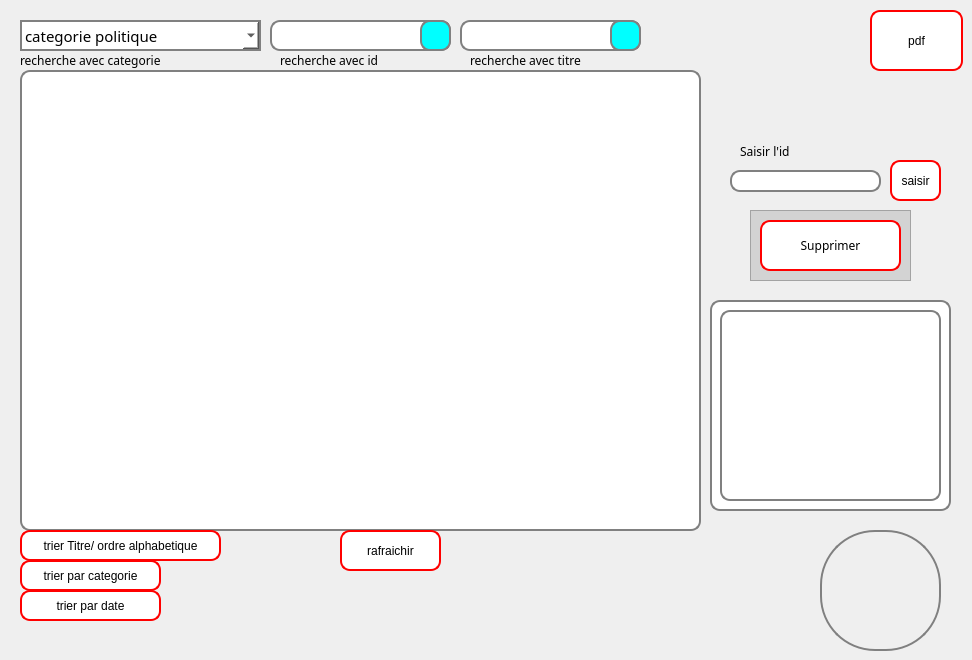
     <widget class="QWidget" name="tab_7">
      <attribute name="title">
       <string>affichage</string>
      </attribute>
      <widget class="QComboBox" name="categoriechercher">
       <property name="geometry">
        <rect>
         <x>20</x>
         <y>20</y>
         <width>241</width>
         <height>31</height>
        </rect>
       </property>
       <property name="font">
        <font>
         <family>Arial Rounded MT Bold</family>
         <pointsize>11</pointsize>
         <weight>50</weight>
         <italic>false</italic>
         <bold>false</bold>
        </font>
       </property>
       <property name="styleSheet">
        <string notr="true">font: 11pt &quot;Arial Rounded MT Bold&quot;;
background-color: rgb(255, 255, 255);
border-radius: 0px;
border: 2px solid gray;</string>
       </property>
       <item>
        <property name="text">
         <string>categorie politique</string>
        </property>
       </item>
       <item>
        <property name="text">
         <string>categorie sport</string>
        </property>
       </item>
       <item>
        <property name="text">
         <string>categorie meteo</string>
        </property>
       </item>
       <item>
        <property name="text">
         <string>categorie espace</string>
        </property>
       </item>
       <item>
        <property name="text">
         <string>categorie filmatographie</string>
        </property>
       </item>
       <item>
        <property name="text">
         <string>categorie technologique</string>
        </property>
       </item>
       <item>
        <property name="text">
         <string>categorie sante</string>
        </property>
       </item>
       <item>
        <property name="text">
         <string>categorie divers</string>
        </property>
       </item>
      </widget>
      <widget class="QLineEdit" name="le_recherche">
       <property name="geometry">
        <rect>
         <x>270</x>
         <y>20</y>
         <width>181</width>
         <height>31</height>
        </rect>
       </property>
       <property name="styleSheet">
        <string notr="true">background-color: rgb(255, 255, 255);
border-radius: 10px;
border: 2px solid gray;
</string>
       </property>
       <property name="text">
        <string/>
       </property>
      </widget>
      <widget class="QPushButton" name="pushButton_7">
       <property name="geometry">
        <rect>
         <x>420</x>
         <y>20</y>
         <width>31</width>
         <height>31</height>
        </rect>
       </property>
       <property name="font">
        <font>
         <family>Arial Rounded MT Bold</family>
        </font>
       </property>
       <property name="styleSheet">
        <string notr="true">border-radius: 10px;

border: 2px solid gray;
image: url(:/ressources/icons8-chercher-100.png);
background-color: rgb(0, 255, 255);</string>
       </property>
       <property name="text">
        <string/>
       </property>
       <property name="icon">
        <iconset>
         <normaloff>../../ressources/icons8-chercher-100.png</normaloff>../../ressources/icons8-chercher-100.png</iconset>
       </property>
      </widget>
      <widget class="QTableView" name="listView">
       <property name="geometry">
        <rect>
         <x>20</x>
         <y>70</y>
         <width>681</width>
         <height>461</height>
        </rect>
       </property>
       <property name="styleSheet">
        <string notr="true">background-color: rgb(255, 255, 255);
border-radius: 10px;
border: 2px solid gray;</string>
       </property>
      </widget>
      <widget class="QLineEdit" name="le_suppr">
       <property name="geometry">
        <rect>
         <x>730</x>
         <y>170</y>
         <width>151</width>
         <height>22</height>
        </rect>
       </property>
       <property name="styleSheet">
        <string notr="true">background-color: rgb(255, 255, 255);
border-radius: 10px;
border: 2px solid gray;</string>
       </property>
      </widget>
      <widget class="QLabel" name="label_9">
       <property name="geometry">
        <rect>
         <x>740</x>
         <y>141</y>
         <width>141</width>
         <height>20</height>
        </rect>
       </property>
       <property name="font">
        <font>
         <family>Arial Rounded MT Bold</family>
        </font>
       </property>
       <property name="styleSheet">
        <string notr="true">
border:0px solid red;
</string>
       </property>
       <property name="text">
        <string>Saisir l'id</string>
       </property>
      </widget>
      <widget class="QFrame" name="frame_8">
       <property name="geometry">
        <rect>
         <x>750</x>
         <y>210</y>
         <width>161</width>
         <height>71</height>
        </rect>
       </property>
       <property name="styleSheet">
        <string notr="true">background-color: rgb(211, 211, 211);
</string>
       </property>
       <property name="frameShape">
        <enum>QFrame::StyledPanel</enum>
       </property>
       <property name="frameShadow">
        <enum>QFrame::Sunken</enum>
       </property>
       <widget class="QPushButton" name="bouton_supp">
        <property name="geometry">
         <rect>
          <x>10</x>
          <y>10</y>
          <width>141</width>
          <height>51</height>
         </rect>
        </property>
        <property name="font">
         <font>
          <family>Arial Rounded MT Bold</family>
          <pointsize>-1</pointsize>
         </font>
        </property>
        <property name="styleSheet">
         <string notr="true">QPushButton {
background-color: rgb(255, 255, 255);
color: rgb(0, 0, 0);
border-radius: 10px;
/*border-width: 3px;*/
   /* border-color: #E80F88;
    border-style: solid;*/
border: 2px solid red;
   /* border-radius: 10;*/
   /* padding: 4px;*/
    font-size: 12px;
    padding-left: 5px;
    padding-right: 5px;

}


QPushButton:hover {
background-color: qlineargradient(spread:pad, x1:0, y1:0, x2:0, y2:1, stop:0 rgb(200, 200, 255), stop:1 rgb(200, 200, 255));
color: rgb(255, 255, 255);
 border-color: #AF0171;
}</string>
        </property>
        <property name="text">
         <string>Supprimer</string>
        </property>
        <property name="icon">
         <iconset>
          <normaloff>../../ressources/icons8-supprimer-pour-toujours-100.png</normaloff>../../ressources/icons8-supprimer-pour-toujours-100.png</iconset>
        </property>
       </widget>
      </widget>
      <widget class="QFrame" name="frame">
       <property name="geometry">
        <rect>
         <x>710</x>
         <y>300</y>
         <width>241</width>
         <height>211</height>
        </rect>
       </property>
       <property name="styleSheet">
        <string notr="true">background-color: rgb(255, 255, 255);
border-radius: 10px;
border: 2px solid gray;</string>
       </property>
       <property name="frameShape">
        <enum>QFrame::StyledPanel</enum>
       </property>
       <property name="frameShadow">
        <enum>QFrame::Raised</enum>
       </property>
       <widget class="QLabel" name="le_imageapercu">
        <property name="geometry">
         <rect>
          <x>10</x>
          <y>10</y>
          <width>221</width>
          <height>191</height>
         </rect>
        </property>
        <property name="text">
         <string/>
        </property>
       </widget>
      </widget>
      <widget class="QPushButton" name="saisir">
       <property name="geometry">
        <rect>
         <x>890</x>
         <y>160</y>
         <width>51</width>
         <height>41</height>
        </rect>
       </property>
       <property name="styleSheet">
        <string notr="true">QPushButton {
background-color: rgb(255, 255, 255);
color: rgb(0, 0, 0);
border-radius: 10px;
/*border-width: 3px;*/
   /* border-color: #E80F88;
    border-style: solid;*/
border: 2px solid red;
   /* border-radius: 10;*/
   /* padding: 4px;*/
    font-size: 12px;
    padding-left: 5px;
    padding-right: 5px;

}


QPushButton:hover {
background-color: qlineargradient(spread:pad, x1:0, y1:0, x2:0, y2:1, stop:0 rgb(200, 200, 255), stop:1 rgb(200, 200, 255));
color: rgb(255, 255, 255);
 border-color: #AF0171;
}</string>
       </property>
       <property name="text">
        <string>saisir</string>
       </property>
      </widget>
      <widget class="QPushButton" name="trier">
       <property name="geometry">
        <rect>
         <x>20</x>
         <y>530</y>
         <width>201</width>
         <height>31</height>
        </rect>
       </property>
       <property name="styleSheet">
        <string notr="true">QPushButton {
background-color: rgb(255, 255, 255);
color: rgb(0, 0, 0);
border-radius: 10px;
/*border-width: 3px;*/
   /* border-color: #E80F88;
    border-style: solid;*/
border: 2px solid red;
   /* border-radius: 10;*/
   /* padding: 4px;*/
    font-size: 12px;
    padding-left: 5px;
    padding-right: 5px;

}


QPushButton:hover {
background-color: qlineargradient(spread:pad, x1:0, y1:0, x2:0, y2:1, stop:0 rgb(200, 200, 255), stop:1 rgb(200, 200, 255));
color: rgb(255, 255, 255);
 border-color: #AF0171;
}</string>
       </property>
       <property name="text">
        <string>trier Titre/ ordre alphabetique</string>
       </property>
       <property name="icon">
        <iconset resource="images.qrc">
         <normaloff>:/ressources/icons8-visible-48.png</normaloff>:/ressources/icons8-visible-48.png</iconset>
       </property>
      </widget>
      <widget class="QPushButton" name="rafraichir">
       <property name="geometry">
        <rect>
         <x>340</x>
         <y>530</y>
         <width>101</width>
         <height>41</height>
        </rect>
       </property>
       <property name="styleSheet">
        <string notr="true">QPushButton {
background-color: rgb(255, 255, 255);
color: rgb(0, 0, 0);
border-radius: 10px;
/*border-width: 3px;*/
   /* border-color: #E80F88;
    border-style: solid;*/
border: 2px solid red;
   /* border-radius: 10;*/
   /* padding: 4px;*/
    font-size: 12px;
    padding-left: 5px;
    padding-right: 5px;

}


QPushButton:hover {
background-color: qlineargradient(spread:pad, x1:0, y1:0, x2:0, y2:1, stop:0 rgb(200, 200, 255), stop:1 rgb(200, 200, 255));
color: rgb(255, 255, 255);
 border-color: #AF0171;
}</string>
       </property>
       <property name="text">
        <string>rafraichir</string>
       </property>
       <property name="icon">
        <iconset resource="images.qrc">
         <normaloff>:/ressources/icons8-visible-48.png</normaloff>:/ressources/icons8-visible-48.png</iconset>
       </property>
      </widget>
      <widget class="QPushButton" name="pushButton_2">
       <property name="geometry">
        <rect>
         <x>870</x>
         <y>10</y>
         <width>93</width>
         <height>61</height>
        </rect>
       </property>
       <property name="styleSheet">
        <string notr="true">QPushButton {
background-color: rgb(255, 255, 255);
color: rgb(0, 0, 0);
border-radius: 10px;
/*border-width: 3px;*/
   /* border-color: #E80F88;
    border-style: solid;*/
border: 2px solid red;
   /* border-radius: 10;*/
   /* padding: 4px;*/
    font-size: 12px;
    padding-left: 5px;
    padding-right: 5px;

}


QPushButton:hover {
background-color: qlineargradient(spread:pad, x1:0, y1:0, x2:0, y2:1, stop:0 rgb(200, 200, 255), stop:1 rgb(200, 200, 255));
color: rgb(255, 255, 255);
 border-color: #AF0171;
}</string>
       </property>
       <property name="text">
        <string>pdf</string>
       </property>
      </widget>
      <widget class="QFrame" name="frame_9">
       <property name="geometry">
        <rect>
         <x>820</x>
         <y>530</y>
         <width>121</width>
         <height>121</height>
        </rect>
       </property>
       <property name="styleSheet">
        <string notr="true">image: url(:/LOGOS/large (3).png);
border-radius: 55px;
border: 2px solid gray;</string>
       </property>
       <property name="frameShape">
        <enum>QFrame::StyledPanel</enum>
       </property>
       <property name="frameShadow">
        <enum>QFrame::Raised</enum>
       </property>
      </widget>
      <widget class="QPushButton" name="trier_2">
       <property name="geometry">
        <rect>
         <x>20</x>
         <y>560</y>
         <width>141</width>
         <height>31</height>
        </rect>
       </property>
       <property name="styleSheet">
        <string notr="true">QPushButton {
background-color: rgb(255, 255, 255);
color: rgb(0, 0, 0);
border-radius: 10px;
/*border-width: 3px;*/
   /* border-color: #E80F88;
    border-style: solid;*/
border: 2px solid red;
   /* border-radius: 10;*/
   /* padding: 4px;*/
    font-size: 12px;
    padding-left: 5px;
    padding-right: 5px;

}


QPushButton:hover {
background-color: qlineargradient(spread:pad, x1:0, y1:0, x2:0, y2:1, stop:0 rgb(200, 200, 255), stop:1 rgb(200, 200, 255));
color: rgb(255, 255, 255);
 border-color: #AF0171;
}</string>
       </property>
       <property name="text">
        <string>trier par categorie</string>
       </property>
       <property name="icon">
        <iconset resource="images.qrc">
         <normaloff>:/ressources/icons8-visible-48.png</normaloff>:/ressources/icons8-visible-48.png</iconset>
       </property>
      </widget>
      <widget class="QPushButton" name="trier_3">
       <property name="geometry">
        <rect>
         <x>20</x>
         <y>590</y>
         <width>141</width>
         <height>31</height>
        </rect>
       </property>
       <property name="styleSheet">
        <string notr="true">QPushButton {
background-color: rgb(255, 255, 255);
color: rgb(0, 0, 0);
border-radius: 10px;
/*border-width: 3px;*/
   /* border-color: #E80F88;
    border-style: solid;*/
border: 2px solid red;
   /* border-radius: 10;*/
   /* padding: 4px;*/
    font-size: 12px;
    padding-left: 5px;
    padding-right: 5px;

}


QPushButton:hover {
background-color: qlineargradient(spread:pad, x1:0, y1:0, x2:0, y2:1, stop:0 rgb(200, 200, 255), stop:1 rgb(200, 200, 255));
color: rgb(255, 255, 255);
 border-color: #AF0171;
}</string>
       </property>
       <property name="text">
        <string>trier par date</string>
       </property>
       <property name="icon">
        <iconset resource="images.qrc">
         <normaloff>:/ressources/icons8-visible-48.png</normaloff>:/ressources/icons8-visible-48.png</iconset>
       </property>
      </widget>
      <widget class="QLineEdit" name="le_recherche_2">
       <property name="geometry">
        <rect>
         <x>460</x>
         <y>20</y>
         <width>181</width>
         <height>31</height>
        </rect>
       </property>
       <property name="styleSheet">
        <string notr="true">background-color: rgb(255, 255, 255);
border-radius: 10px;
border: 2px solid gray;
</string>
       </property>
       <property name="text">
        <string/>
       </property>
      </widget>
      <widget class="QPushButton" name="pushButton_8">
       <property name="geometry">
        <rect>
         <x>610</x>
         <y>20</y>
         <width>31</width>
         <height>31</height>
        </rect>
       </property>
       <property name="font">
        <font>
         <family>Arial Rounded MT Bold</family>
        </font>
       </property>
       <property name="styleSheet">
        <string notr="true">border-radius: 10px;

border: 2px solid gray;
image: url(:/ressources/icons8-chercher-100.png);
background-color: rgb(0, 255, 255);</string>
       </property>
       <property name="text">
        <string/>
       </property>
       <property name="icon">
        <iconset>
         <normaloff>../../ressources/icons8-chercher-100.png</normaloff>../../ressources/icons8-chercher-100.png</iconset>
       </property>
      </widget>
      <widget class="QLabel" name="label_11">
       <property name="geometry">
        <rect>
         <x>280</x>
         <y>50</y>
         <width>141</width>
         <height>20</height>
        </rect>
       </property>
       <property name="font">
        <font>
         <family>Arial Rounded MT Bold</family>
        </font>
       </property>
       <property name="styleSheet">
        <string notr="true">
border:0px solid red;
</string>
       </property>
       <property name="text">
        <string>recherche avec id</string>
       </property>
      </widget>
      <widget class="QLabel" name="label_12">
       <property name="geometry">
        <rect>
         <x>470</x>
         <y>50</y>
         <width>141</width>
         <height>20</height>
        </rect>
       </property>
       <property name="font">
        <font>
         <family>Arial Rounded MT Bold</family>
        </font>
       </property>
       <property name="styleSheet">
        <string notr="true">
border:0px solid red;
</string>
       </property>
       <property name="text">
        <string>recherche avec titre</string>
       </property>
      </widget>
      <widget class="QLabel" name="label_30">
       <property name="geometry">
        <rect>
         <x>20</x>
         <y>50</y>
         <width>191</width>
         <height>20</height>
        </rect>
       </property>
       <property name="font">
        <font>
         <family>Arial Rounded MT Bold</family>
        </font>
       </property>
       <property name="styleSheet">
        <string notr="true">
border:0px solid red;
</string>
       </property>
       <property name="text">
        <string>recherche avec categorie</string>
       </property>
      </widget>
     </widget>
